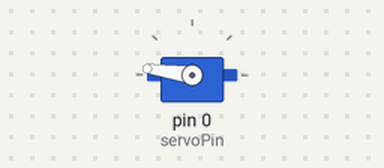
Simulated run of this sketch. Board: Arduino Uno, built with avr-gcc and run on an emulated ATmega328P. On the bench: servo.

Above: at 0.05 s.
At 19.95 s:
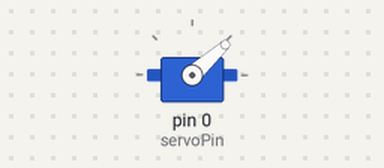
Timing chart, 0 to 26.0 s (numbered marks = the images above):
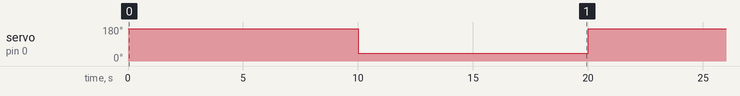

Measured:
- by itself, servo on pin 0 (servoPin): alternates 172° for 10.0 s and 42° for 10.0 s

The sketch:

servo_test.ino
```cpp
#include <Servo.h>

//Servo pin
#define servoPin 0

Servo servo;

void setup() {
  //Attaches servo
  servo.attach(servoPin);
}

void loop() {
  servo.write(172);
  delay(10000);
  servo.write(42);
  delay(10000);
}
```
